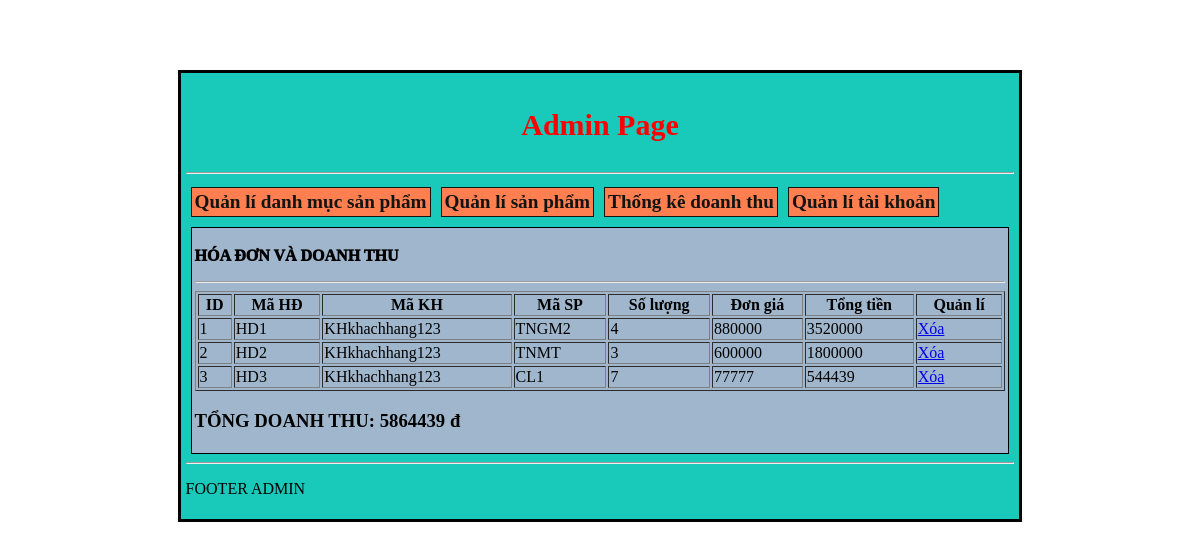
/admincp/index.php?action=thongke, run on the app's committed database.
### tables this page shows
CREATE TABLE `hoa_don` (
  `MaHD` varchar(255) NOT NULL,
  `MaKH` varchar(255) NOT NULL,
  `MaSP` varchar(255) NOT NULL,
  `SoLuong` int(11) NOT NULL,
  `gia` int(11) NOT NULL,
  `Tong` int(11) NOT NULL
);

### admincp/modules/doanhthu/doanhthu.php (the view)
<?php
    $lietke_hoadon = "SELECT * FROM hoa_don";
    $lietke_result = mysqli_query($mysqli, $lietke_hoadon);
?>
<div class="themsp">
    <p class="themdanhmuc">HÓA ĐƠN VÀ DOANH THU</p><hr>
    <table border="1px" width="100%">
        <tr>
            <th>ID</th>
            <th>Mã HĐ</th>
            <th>Mã KH</th>
            <th>Mã SP</th>
            <th>Số lượng</th>
            <th>Đơn giá</th>
            <th>Tổng tiền</th>
            <th>Quản lí</th>
        </tr>
        <?php
            $i = 0;
            $sum =0;
            while ($row = mysqli_fetch_array($lietke_result)){
                $i++;
                $sum +=$row['Tong'];
        ?>
            <tr>
                <td><?php echo $i; ?></td>
                <td><?php echo $row['MaHD']; ?></td>
                <td><?php echo $row['MaKH']; ?></td>
                <td><?php echo $row['MaSP']; ?></td>
                <td><?php echo $row['SoLuong']; ?></td>
                <td><?php echo $row['gia']; ?></td>
                <td><?php echo $row['Tong']; ?></td>
                <td>
                    <a href="modules/doanhthu/xoa.php?action=thongke&mahd=<?php echo $row['MaHD'] ?>">Xóa</a>
                </td>
            </tr>
        <?php
            }
        ?>
    </table>
    <h3>TỔNG DOANH THU: <?php echo $sum.' đ'; ?></h3>
</div>

### admincp/css/style.css (style rules this page uses)
body { background-image: url('../../Frontend/images/dang.jpg'); }
.themsp { border: 1px solid black; margin: 5px; padding: 3px; background-color: rgb(159, 182, 204); }
.themdanhmuc { font-weight: 1000; }

### data on the page
hoa_don: MaHD "HD1", MaKH "KHkhachhang123", MaSP "TNGM2", SoLuong "4", gia "880000", Tong "3520000"
hoa_don: MaHD "HD2", MaKH "KHkhachhang123", MaSP "TNMT", SoLuong "3", gia "600000", Tong "1800000"
hoa_don: MaHD "HD3", MaKH "KHkhachhang123", MaSP "CL1", SoLuong "7", gia "77777", Tong "544439"

### other printed values
$sum "5864439"
